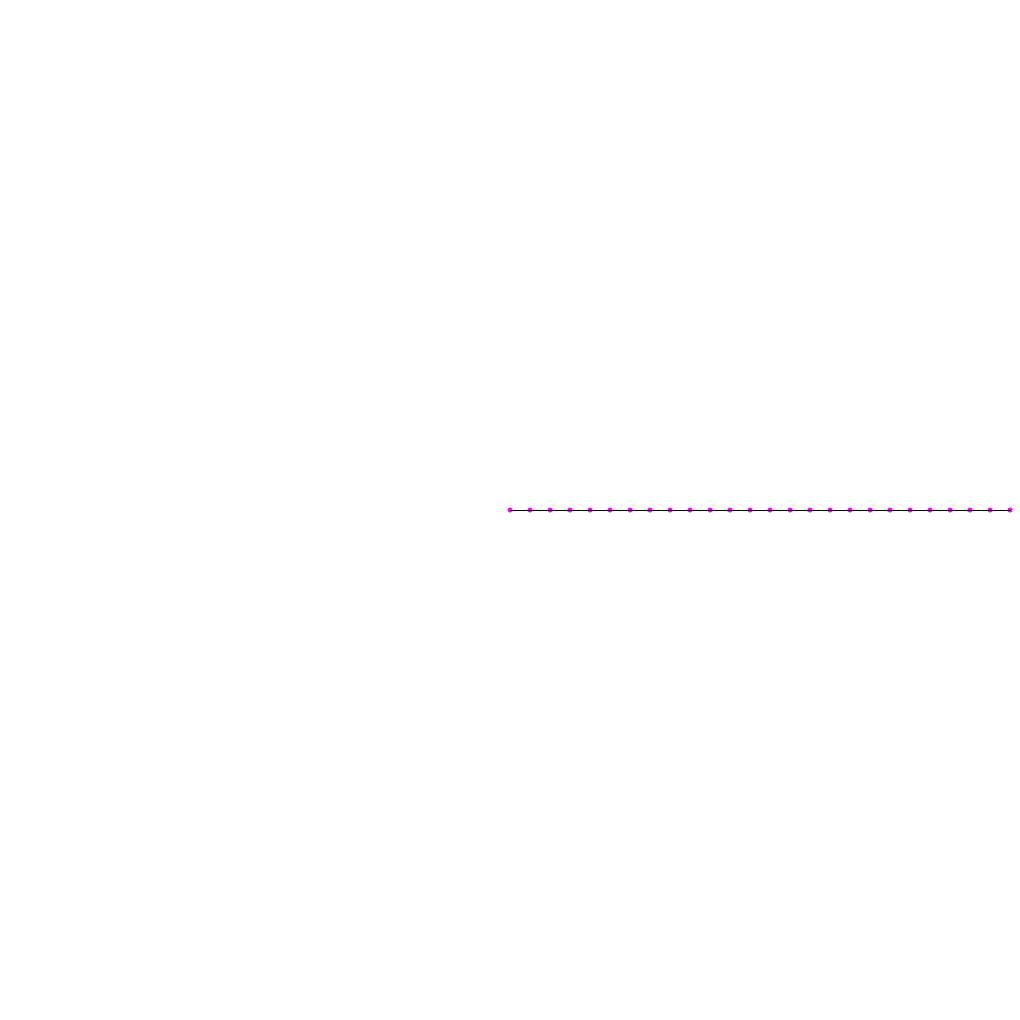
Frame 1 (no input)
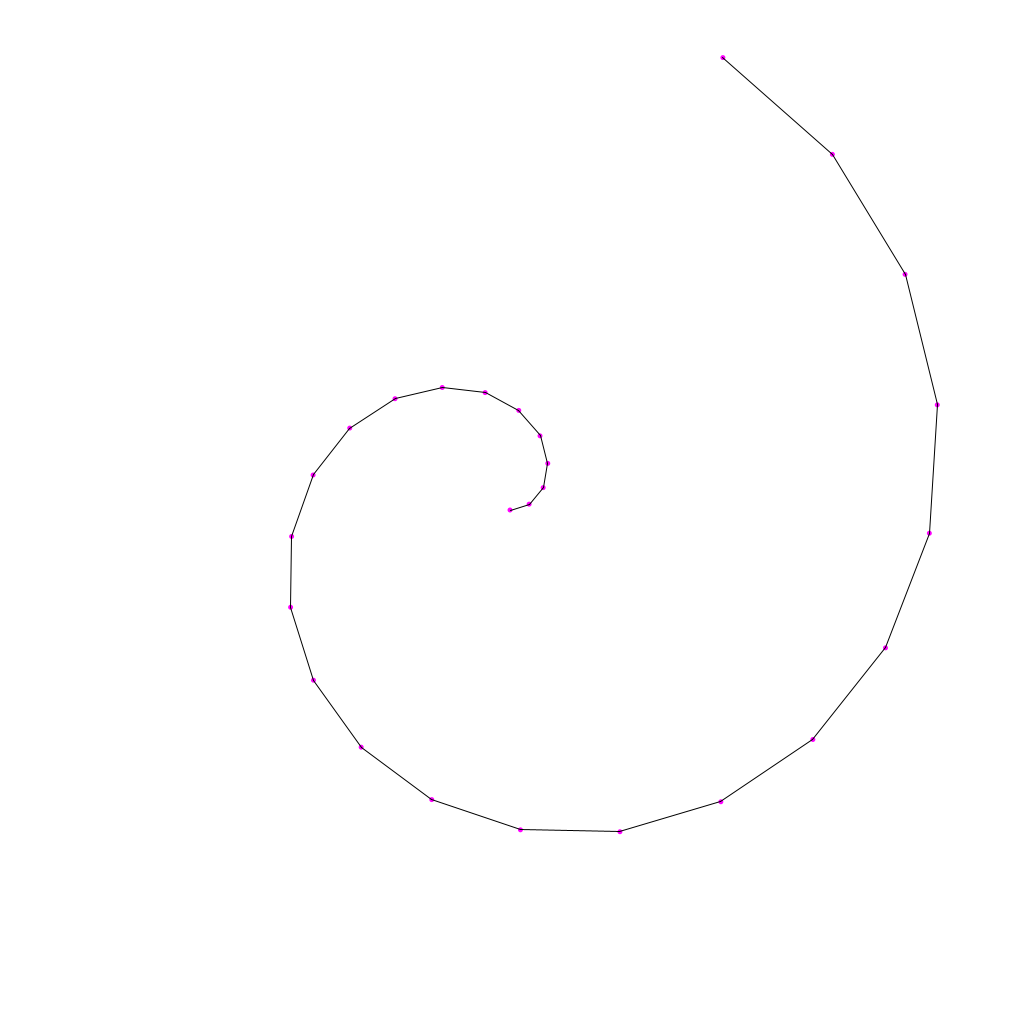
Frame 60 (the mouse pressed at the canvas centre just before this capture)
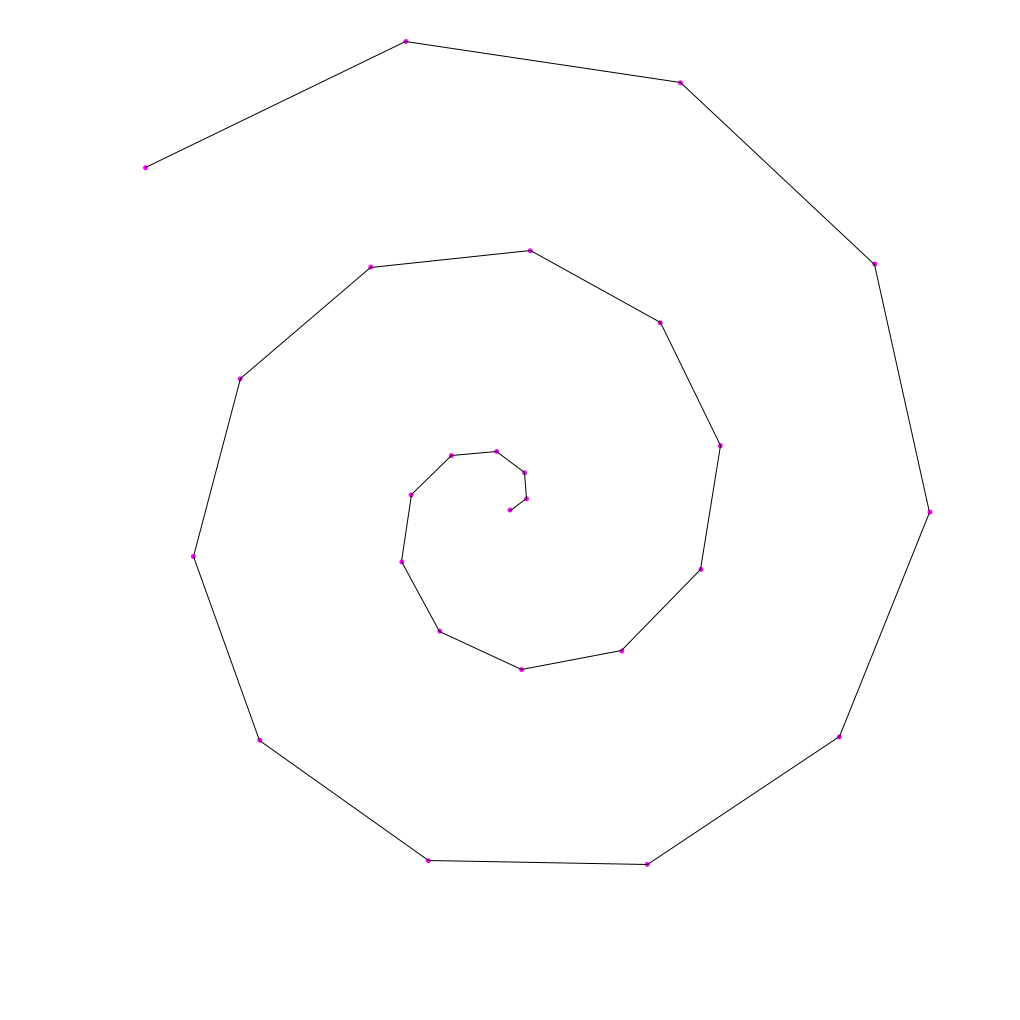
Frame 120 (the mouse held since frame 60 and released just before this capture)

The Processing sketch that drew these frames (run headless with seeded random() and noise(); from frame 60 on, the mouse is pressed at the canvas centre):

// Processing sketch: sketch_20_dots
// ── sketch_20_dots.pde
int num = 26, draw = 0, T = 20;
float[] x = new float[num], y = new float[num];
boolean loop = true;
float time = 0, deltaTime = 0.016; //This 0.016 is the time that elapses from one frame to another 
                                  //(taking into account that this app runs at 60fps)

void setup() {
  size(1020,1020);
  background(255);
  //noLoop();
}

void draw() {
  draw++;
  background(255);
  
  //Set the origin to the center and correct the orientation for the axes
  pushMatrix();
  scale(1, -1);
  translate(width/2, -height/2);
  
  //Draw the dots to its position relative to the time
  for(int i = 0; i < num; i++) {
    noStroke();
    fill(255,0,255);
    
    // The combination of two simple harmonic motions (one vertical and one horizontal) creates a circular motion
    x[i] = 20*i*cos(((2*PI*i)/T)*(time));
    y[i] = 20*i*sin(((2*PI*i)/T)*(time));
    
    
    ellipse(x[i], y[i], 5, 5);
    
    //Draw the lines that connect the dots
    if(i != 0) {
      strokeWeight(1);
      stroke(0);
      line(x[i], y[i], x[i-1], y[i-1]);
    }
  }
  
  time += deltaTime;;
  popMatrix();
  
  //text(int(frameCount/frameRate), 20, 20);
  println(draw);
  
  //Pause the animation the frame before it starts again (to record it and make gifs easier)
  if(draw >= (T / deltaTime)) {
    noLoop();
  }
}

void keyPressed() {
  switch (key) {
    //Pause the animation
    case 'k':
      if(loop) {
        noLoop();
        loop = !loop;
      } else {
        loop();
        loop = !loop;
      }
      break;
    //Move forward one frame when the animation is paused
    case 'l':
      //if (!loop) {
        redraw();
      //}
  }
}
